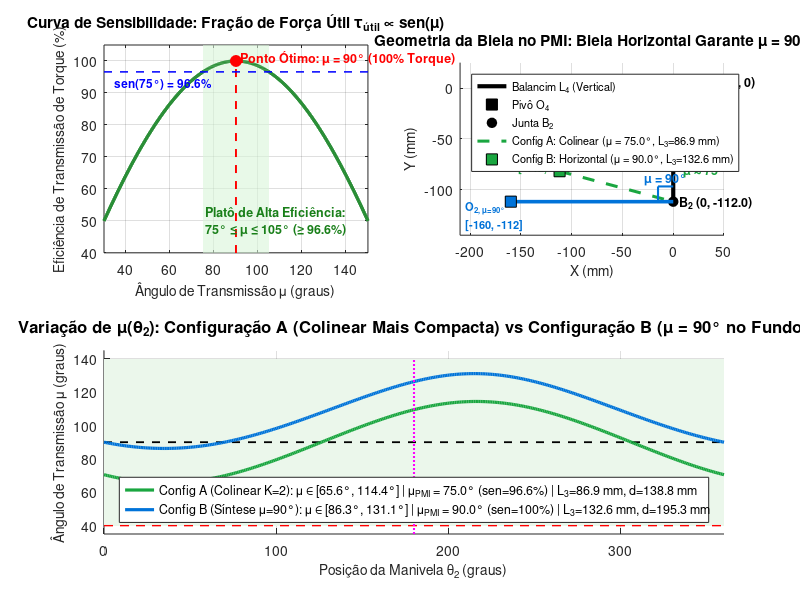

MATLAB code for this plot:
% =========================================================================
% Trabalho Final 1 - Dinâmica das Máquinas (UFG)
% Projeto para Garantir mu = 90° na Quebra do Baru (Delta_theta4 = 30°)
% Comparativo: Síntese Colinear vs Síntese de mu = 90° Exato no PMI
% Aluno: Guilherme Paiva Crispim Abalém | Prof. Sigeo Kitatani Jr.
% =========================================================================

clear; clc; close all;

script_dir = fileparts(mfilename('fullpath'));
if isempty(script_dir), script_dir = '.'; end
assets_dir = fullfile(script_dir, 'assets');
if ~exist(assets_dir, 'dir'), mkdir(assets_dir); end

% 1. Parâmetros do mecanismo para Delta_theta4 = 30°
h = 30.0; % Curso (mm)
dt = deg2rad(30.0);
L4 = h / (2.0 * (1.0 - cos(dt))); % 111.96 mm
L5 = L4;

B2 = [0.0; -L4]; % PMI (0, -111.96) mm
B1 = [-L4 * sin(dt); -L4 * cos(dt)]; % PMS (-55.98, -96.96) mm
M = B1 - B2;

% --- CONFIGURAÇÃO A: Síntese Colinear Simétrica (K = 2, Máxima Compacidade) ---
O2_A = B2 + 2.0 * M; % [-111.96, -81.96] mm
r1_A = norm(B1 - O2_A); r2_A = norm(B2 - O2_A);
L2_A = (r2_A - r1_A) / 2.0; % 28.98 mm
L3_A = (r2_A + r1_A) / 2.0; % 86.93 mm
d_A  = norm(O2_A);          % 138.76 mm

% --- CONFIGURAÇÃO B: Síntese com mu = 90° EXATO no PMI (y_O2 = -L4) ---
% Para que em B2 (balancim vertical) a biela seja perpendicular (horizontal), y_O2 deve ser -L4:
O2_B = [-160.00; -L4];      % [-160.00, -111.96] mm
r1_B = norm(B1 - O2_B); r2_B = norm(B2 - O2_B);
L2_B = (r2_B - r1_B) / 2.0; % 27.45 mm
L3_B = (r2_B + r1_B) / 2.0; % 132.55 mm
d_B  = norm(O2_B);          % 195.28 mm

% 2. Simulação da Cinemática da Volta Completa (360°)
N = 360;
th2 = linspace(0, 360, N);
opt = optimset('Display', 'off');

y_A = zeros(1, N); mu_A = zeros(1, N);
x_currA = [atan2(B2(2)-O2_A(2), B2(1)-O2_A(1)); -pi/2];

y_B = zeros(1, N); mu_B = zeros(1, N);
x_currB = [0; -pi/2];

for k = 1:N
    t2 = deg2rad(th2(k));
    
    % Config A
    sisA = @(x) [O2_A(1) + L2_A*cos(t2) + L3_A*cos(x(1)) - L4*cos(x(2));
                 O2_A(2) + L2_A*sin(t2) + L3_A*sin(x(1)) - L4*sin(x(2))];
    [xA, ~, ~] = fsolve(sisA, x_currA, opt); x_currA = xA;
    diffA = abs(xA(2) - xA(1)); diffA = mod(diffA, 2*pi);
    if diffA > pi, diffA = 2*pi - diffA; end
    mu_A(k) = rad2deg(diffA);
    xBA = L4*cos(xA(2)); yBA = L4*sin(xA(2));
    y_A(k) = yBA - sqrt(L5^2 - xBA^2);
    
    % Config B
    sisB = @(x) [O2_B(1) + L2_B*cos(t2) + L3_B*cos(x(1)) - L4*cos(x(2));
                 O2_B(2) + L2_B*sin(t2) + L3_B*sin(x(1)) - L4*sin(x(2))];
    [xB, ~, ~] = fsolve(sisB, x_currB, opt); x_currB = xB;
    diffB = abs(xB(2) - xB(1)); diffB = mod(diffB, 2*pi);
    if diffB > pi, diffB = 2*pi - diffB; end
    mu_B(k) = rad2deg(diffB);
    xBB = L4*cos(xB(2)); yBB = L4*sin(xB(2));
    y_B(k) = yBB - sqrt(L5^2 - xBB^2);
end

% -------------------------------------------------------------------------
% CRIAÇÃO DA FIGURA TÉCNICA COMPOSTA (300 DPI)
% -------------------------------------------------------------------------
fig = figure('Name', 'Analise mu = 90 graus Quebra Baru', 'NumberTitle', 'off', 'Position', [100, 100, 1100, 750]);

% --- SUBPLOT 1: Sensibilidade de Torque Util (sen(mu)) ---
subplot(2, 2, 1);
mu_vec = linspace(30, 150, 300);
sin_eff = sin(deg2rad(mu_vec));
plot(mu_vec, sin_eff * 100, 'Color', [0.15 0.55 0.2], 'LineWidth', 2.3); hold on; grid on;

% Zona de altíssima eficiência [75°, 105°] >= 96.6%
fill([75, 105, 105, 75], [0, 0, 105, 105], [0.85 0.96 0.85], 'EdgeColor', 'none', 'FaceAlpha', 0.6);
plot(mu_vec, sin_eff * 100, 'Color', [0.15 0.55 0.2], 'LineWidth', 2.3); % replot
plot([90, 90], [0, 100], 'r--', 'LineWidth', 1.4);
plot(90, 100, 'ro', 'MarkerFaceColor', 'r', 'MarkerSize', 8);

% Linha de 96.6% (sen(75°))
plot([30, 150], [sin(deg2rad(75))*100, sin(deg2rad(75))*100], 'b--', 'LineWidth', 1.1);

text(92, 101, 'Ponto Ótimo: \mu = 90° (100% Torque)', 'FontSize', 9, 'FontWeight', 'bold', 'Color', 'r');
text(76, 50, {'Platô de Alta Eficiência:', '75° \leq \mu \leq 105° (\geq 96.6%)'}, 'FontSize', 9, 'Color', [0.1 0.5 0.1], 'FontWeight', 'bold');
text(35, 93, 'sen(75°) = 96.6%', 'FontSize', 8.5, 'Color', 'b', 'FontWeight', 'bold');

title('Curva de Sensibilidade: Fração de Força Útil \tau_{útil} \propto sen(\mu)', 'FontSize', 11, 'FontWeight', 'bold');
xlabel('Ângulo de Transmissão \mu (graus)', 'FontSize', 10);
ylabel('Eficiência de Transmissão de Torque (%)', 'FontSize', 10);
xlim([30, 150]); ylim([40, 105]);

% --- SUBPLOT 2: Esquema Geométrico das Duas Sínteses no PMI ---
subplot(2, 2, 2);
hold on; grid on; axis equal;

% Balancim vertical no PMI (comum a ambas)
plot([0, 0], [0, -L4], 'k-', 'LineWidth', 3.0);
plot(0, 0, 'ks', 'MarkerFaceColor', 'k', 'MarkerSize', 8);
plot(0, -L4, 'ko', 'MarkerFaceColor', 'k', 'MarkerSize', 7);

% Config A: Colinear (Verde)
plot([O2_A(1), 0], [O2_A(2), -L4], 'Color', [0.1 0.65 0.25], 'LineWidth', 2.2, 'LineStyle', '--');
plot(O2_A(1), O2_A(2), 's', 'MarkerFaceColor', [0.1 0.65 0.25], 'MarkerEdgeColor', 'k', 'MarkerSize', 8);

% Config B: mu = 90° Exato (Azul, biela estritamente horizontal)
plot([O2_B(1), 0], [O2_B(2), -L4], 'Color', [0.0 0.45 0.85], 'LineWidth', 2.6);
plot(O2_B(1), O2_B(2), 's', 'MarkerFaceColor', [0.0 0.45 0.85], 'MarkerEdgeColor', 'k', 'MarkerSize', 8);

% Indicação do ângulo reto na Config B
plot([-15, -15, 0], [-L4, -L4+15, -L4+15], 'Color', [0.0 0.45 0.85], 'LineWidth', 1.5);
text(-28, -L4+22, '\mu = 90°', 'FontSize', 9, 'FontWeight', 'bold', 'Color', [0.0 0.45 0.85]);

% Indicação de mu = 75° na Config A
text(10, -L4+30, '\mu \approx 75°', 'FontSize', 9, 'FontWeight', 'bold', 'Color', [0.1 0.65 0.25]);

text(6, 6, 'Pivô O_4 (0, 0)', 'FontSize', 9, 'FontWeight', 'bold');
text(6, -L4, sprintf('B_2 (0, -%.1f)', L4), 'FontSize', 9, 'FontWeight', 'bold');
text(O2_A(1)-40, O2_A(2)+12, sprintf('O_{2, colinear}\n[-112, -82]'), 'FontSize', 8, 'FontWeight', 'bold', 'Color', [0.1 0.65 0.25]);
text(O2_B(1)-45, O2_B(2)-14, sprintf('O_{2, \\mu=90°}\n[-160, -112]'), 'FontSize', 8, 'FontWeight', 'bold', 'Color', [0.0 0.45 0.85]);

title('Geometria da Biela no PMI: Biela Horizontal Garante \mu = 90°', 'FontSize', 11, 'FontWeight', 'bold');
xlabel('X (mm)', 'FontSize', 10); ylabel('Y (mm)', 'FontSize', 10);
xlim([-210, 50]); ylim([-145, 25]);
legend({'Balancim L_4 (Vertical)', 'Pivô O_4', 'Junta B_2', ...
        'Config A: Colinear (\mu = 75.0°, L_3=86.9 mm)', ...
        'Config B: Horizontal (\mu = 90.0°, L_3=132.6 mm)'}, ...
        'Location', 'northwest', 'FontSize', 8);

% --- SUBPLOT 3: mu(theta2) vs Curso da Navalha ---
subplot(2, 1, 2);
hold on; grid on;

% Faixa aceitável de Norton
fill([0, 360, 360, 0], [40, 40, 140, 140], [0.92, 0.97, 0.92], 'EdgeColor', 'none');
plot([0, 360], [90, 90], 'k--', 'LineWidth', 1.3);
plot([0, 360], [40, 40], 'r--', 'LineWidth', 1.0);

h_A = plot(th2, mu_A, 'Color', [0.1 0.65 0.25], 'LineWidth', 2.3);
h_B = plot(th2, mu_B, 'Color', [0.0 0.45 0.85], 'LineWidth', 2.3);

% Destacar a região de esmagamento (próximo a theta2 = 180° / descida da faca)
plot([180, 180], [35, 140], 'm:', 'LineWidth', 1.5);
text(182, 48, 'Descida Máxima (PMI / Esmagamento)', 'FontSize', 9, 'FontWeight', 'bold', 'Color', 'm');

title('Variação de \mu(\theta_2): Configuração A (Colinear Mais Compacta) vs Configuração B (\mu = 90° no Fundo)', 'FontSize', 12, 'FontWeight', 'bold');
xlabel('Posição da Manivela \theta_2 (graus)', 'FontSize', 10);
ylabel('Ângulo de Transmissão \mu (graus)', 'FontSize', 10);
xlim([0, 360]); ylim([35, 145]);

legend([h_A, h_B], ...
    {sprintf('Config A (Colinear K=2): \\mu \\in [%.1f°, %.1f°] | \\mu_{PMI} = 75.0° (sen=96.6%%) | L_3=86.9 mm, d=138.8 mm', min(mu_A), max(mu_A)), ...
     sprintf('Config B (Síntese \\mu=90°): \\mu \\in [%.1f°, %.1f°] | \\mu_{PMI} = 90.0° (sen=100%%) | L_3=132.6 mm, d=195.3 mm', min(mu_B), max(mu_B))}, ...
    'Location', 'south', 'FontSize', 9);

caminho_fig = fullfile(assets_dir, 'analise_mu_90_quebra.png');
print(fig, caminho_fig, '-dpng', '-r300');
fprintf('Figura salva com sucesso em: %s\n', caminho_fig);
